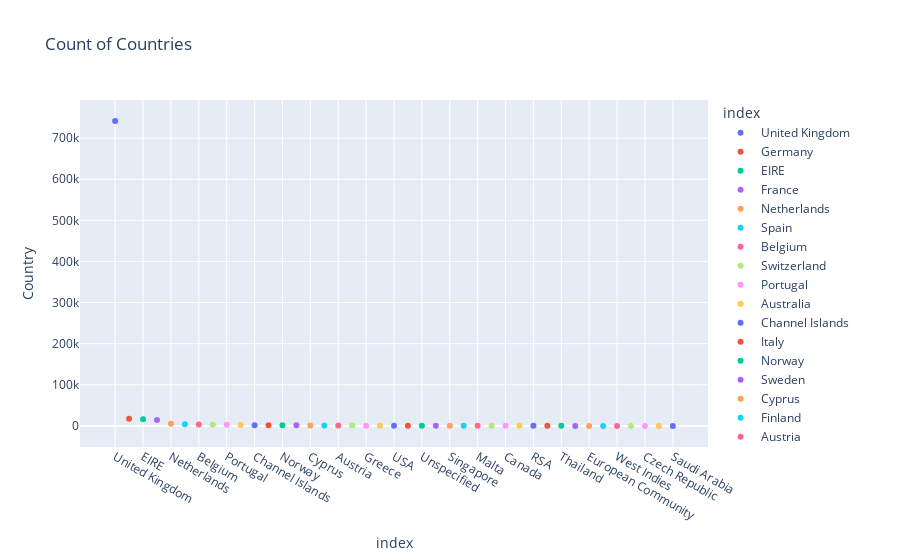

The cell this chart's notebook holds for it:
### Code cell
px.scatter(temp_df, y = "Country", color = names, title = "Count of Countries")

### Figure 1 — Plotly figure (JSON) as saved in the notebook; plotly's stock layout.template omitted (floating-point values rounded to 4 significant figures)
{"data": [{"hovertemplate": "index=%{x}<br>Country=%{y}<extra></extra>", "legendgroup": "United Kingdom", "marker": {"color": "#636efa", "symbol": "circle"}, "mode": "markers", "name": "United Kingdom", "orientation": "v", "showlegend": true, "type": "scatter", "x": ["United Kingdom"], "xaxis": "x", "y": [741301], "yaxis": "y"}, {"hovertemplate": "index=%{x}<br>Country=%{y}<extra></extra>", "legendgroup": "Germany", "marker": {"color": "#EF553B", "symbol": "circle"}, "mode": "markers", "name": "Germany", "orientation": "v", "showlegend": true, "type": "scatter", "x": ["Germany"], "xaxis": "x", "y": [17624], "yaxis": "y"}, {"hovertemplate": "index=%{x}<br>Country=%{y}<extra></extra>", "legendgroup": "EIRE", "marker": {"color": "#00cc96", "symbol": "circle"}, "mode": "markers", "name": "EIRE", "orientation": "v", "showlegend": true, "type": "scatter", "x": ["EIRE"], "xaxis": "x", "y": [16195], "yaxis": "y"}, {"hovertemplate": "index=%{x}<br>Country=%{y}<extra></extra>", "legendgroup": "France", "marker": {"color": "#ab63fa", "symbol": "circle"}, "mode": "markers", "name": "France", "orientation": "v", "showlegend": true, "type": "scatter", "x": ["France"], "xaxis": "x", "y": [14202], "yaxis": "y"}, {"hovertemplate": "index=%{x}<br>Country=%{y}<extra></extra>", "legendgroup": "Netherlands", "marker": {"color": "#FFA15A", "symbol": "circle"}, "mode": "markers", "name": "Netherlands", "orientation": "v", "showlegend": true, "type": "scatter", "x": ["Netherlands"], "xaxis": "x", "y": [5140], "yaxis": "y"}, {"hovertemplate": "index=%{x}<br>Country=%{y}<extra></extra>", "legendgroup": "Spain", "marker": {"color": "#19d3f3", "symbol": "circle"}, "mode": "markers", "name": "Spain", "orientation": "v", "showlegend": true, "type": "scatter", "x": ["Spain"], "xaxis": "x", "y": [3811], "yaxis": "y"}, {"hovertemplate": "index=%{x}<br>Country=%{y}<extra></extra>", "legendgroup": "Belgium", "marker": {"color": "#FF6692", "symbol": "circle"}, "mode": "markers", "name": "Belgium", "orientation": "v", "showlegend": true, "type": "scatter", "x": ["Belgium"], "xaxis": "x", "y": [3123], "yaxis": "y"}, {"hovertemplate": "index=%{x}<br>Country=%{y}<extra></extra>", "legendgroup": "Switzerland", "marker": {"color": "#B6E880", "symbol": "circle"}, "mode": "markers", "name": "Switzerland", "orientation": "v", "showlegend": true, "type": "scatter", "x": ["Switzerland"], "xaxis": "x", "y": [3064], "yaxis": "y"}, {"hovertemplate": "index=%{x}<br>Country=%{y}<extra></extra>", "legendgroup": "Portugal", "marker": {"color": "#FF97FF", "symbol": "circle"}, "mode": "markers", "name": "Portugal", "orientation": "v", "showlegend": true, "type": "scatter", "x": ["Portugal"], "xaxis": "x", "y": [2504], "yaxis": "y"}, {"hovertemplate": "index=%{x}<br>Country=%{y}<extra></extra>", "legendgroup": "Australia", "marker": {"color": "#FECB52", "symbol": "circle"}, "mode": "markers", "name": "Australia", "orientation": "v", "showlegend": true, "type": "scatter", "x": ["Australia"], "xaxis": "x", "y": [1913], "yaxis": "y"}, {"hovertemplate": "index=%{x}<br>Country=%{y}<extra></extra>", "legendgroup": "Channel Islands", "marker": {"color": "#636efa", "symbol": "circle"}, "mode": "markers", "name": "Channel Islands", "orientation": "v", "showlegend": true, "type": "scatter", "x": ["Channel Islands"], "xaxis": "x", "y": [1664], "yaxis": "y"}, {"hovertemplate": "index=%{x}<br>Country=%{y}<extra></extra>", "legendgroup": "Italy", "marker": {"color": "#EF553B", "symbol": "circle"}, "mode": "markers", "name": "Italy", "orientation": "v", "showlegend": true, "type": "scatter", "x": ["Italy"], "xaxis": "x", "y": [1534], "yaxis": "y"}, {"hovertemplate": "index=%{x}<br>Country=%{y}<extra></extra>", "legendgroup": "Norway", "marker": {"color": "#00cc96", "symbol": "circle"}, "mode": "markers", "name": "Norway", "orientation": "v", "showlegend": true, "type": "scatter", "x": ["Norway"], "xaxis": "x", "y": [1455], "yaxis": "y"}, {"hovertemplate": "index=%{x}<br>Country=%{y}<extra></extra>", "legendgroup": "Sweden", "marker": {"color": "#ab63fa", "symbol": "circle"}, "mode": "markers", "name": "Sweden", "orientation": "v", "showlegend": true, "type": "scatter", "x": ["Sweden"], "xaxis": "x", "y": [1345], "yaxis": "y"}, {"hovertemplate": "index=%{x}<br>Country=%{y}<extra></extra>", "legendgroup": "Cyprus", "marker": {"color": "#FFA15A", "symbol": "circle"}, "mode": "markers", "name": "Cyprus", "orientation": "v", "showlegend": true, "type": "scatter", "x": ["Cyprus"], "xaxis": "x", "y": [1176], "yaxis": "y"}, {"hovertemplate": "index=%{x}<br>Country=%{y}<extra></extra>", "legendgroup": "Finland", "marker": {"color": "#19d3f3", "symbol": "circle"}, "mode": "markers", "name": "Finland", "orientation": "v", "showlegend": true, "type": "scatter", "x": ["Finland"], "xaxis": "x", "y": [1049], "yaxis": "y"}, {"hovertemplate": "index=%{x}<br>Country=%{y}<extra></extra>", "legendgroup": "Austria", "marker": {"color": "#FF6692", "symbol": "circle"}, "mode": "markers", "name": "Austria", "orientation": "v", "showlegend": true, "type": "scatter", "x": ["Austria"], "xaxis": "x", "y": [938], "yaxis": "y"}, {"hovertemplate": "index=%{x}<br>Country=%{y}<extra></extra>", "legendgroup": "Denmark", "marker": {"color": "#B6E880", "symbol": "circle"}, "mode": "markers", "name": "Denmark", "orientation": "v", "showlegend": true, "type": "scatter", "x": ["Denmark"], "xaxis": "x", "y": [817], "yaxis": "y"}, {"hovertemplate": "index=%{x}<br>Country=%{y}<extra></extra>", "legendgroup": "Greece", "marker": {"color": "#FF97FF", "symbol": "circle"}, "mode": "markers", "name": "Greece", "orientation": "v", "showlegend": true, "type": "scatter", "x": ["Greece"], "xaxis": "x", "y": [663], "yaxis": "y"}, {"hovertemplate": "index=%{x}<br>Country=%{y}<extra></extra>", "legendgroup": "Japan", "marker": {"color": "#FECB52", "symbol": "circle"}, "mode": "markers", "name": "Japan", "orientation": "v", "showlegend": true, "type": "scatter", "x": ["Japan"], "xaxis": "x", "y": [582], "yaxis": "y"}, {"hovertemplate": "index=%{x}<br>Country=%{y}<extra></extra>", "legendgroup": "USA", "marker": {"color": "#636efa", "symbol": "circle"}, "mode": "markers", "name": "USA", "orientation": "v", "showlegend": true, "type": "scatter", "x": ["USA"], "xaxis": "x", "y": [535], "yaxis": "y"}, {"hovertemplate": "index=%{x}<br>Country=%{y}<extra></extra>", "legendgroup": "Poland", "marker": {"color": "#EF553B", "symbol": "circle"}, "mode": "markers", "name": "Poland", "orientation": "v", "showlegend": true, "type": "scatter", "x": ["Poland"], "xaxis": "x", "y": [535], "yaxis": "y"}, {"hovertemplate": "index=%{x}<br>Country=%{y}<extra></extra>", "legendgroup": "Unspecified", "marker": {"color": "#00cc96", "symbol": "circle"}, "mode": "markers", "name": "Unspecified", "orientation": "v", "showlegend": true, "type": "scatter", "x": ["Unspecified"], "xaxis": "x", "y": [524], "yaxis": "y"}, {"hovertemplate": "index=%{x}<br>Country=%{y}<extra></extra>", "legendgroup": "United Arab Emirates", "marker": {"color": "#ab63fa", "symbol": "circle"}, "mode": "markers", "name": "United Arab Emirates", "orientation": "v", "showlegend": true, "type": "scatter", "x": ["United Arab Emirates"], "xaxis": "x", "y": [386], "yaxis": "y"}, {"hovertemplate": "index=%{x}<br>Country=%{y}<extra></extra>", "legendgroup": "Singapore", "marker": {"color": "#FFA15A", "symbol": "circle"}, "mode": "markers", "name": "Singapore", "orientation": "v", "showlegend": true, "type": "scatter", "x": ["Singapore"], "xaxis": "x", "y": [346], "yaxis": "y"}, {"hovertemplate": "index=%{x}<br>Country=%{y}<extra></extra>", "legendgroup": "Israel", "marker": {"color": "#19d3f3", "symbol": "circle"}, "mode": "markers", "name": "Israel", "orientation": "v", "showlegend": true, "type": "scatter", "x": ["Israel"], "xaxis": "x", "y": [324], "yaxis": "y"}, {"hovertemplate": "index=%{x}<br>Country=%{y}<extra></extra>", "legendgroup": "Malta", "marker": {"color": "#FF6692", "symbol": "circle"}, "mode": "markers", "name": "Malta", "orientation": "v", "showlegend": true, "type": "scatter", "x": ["Malta"], "xaxis": "x", "y": [299], "yaxis": "y"}, {"hovertemplate": "index=%{x}<br>Country=%{y}<extra></extra>", "legendgroup": "Iceland", "marker": {"color": "#B6E880", "symbol": "circle"}, "mode": "markers", "name": "Iceland", "orientation": "v", "showlegend": true, "type": "scatter", "x": ["Iceland"], "xaxis": "x", "y": [253], "yaxis": "y"}, {"hovertemplate": "index=%{x}<br>Country=%{y}<extra></extra>", "legendgroup": "Canada", "marker": {"color": "#FF97FF", "symbol": "circle"}, "mode": "markers", "name": "Canada", "orientation": "v", "showlegend": true, "type": "scatter", "x": ["Canada"], "xaxis": "x", "y": [228], "yaxis": "y"}, {"hovertemplate": "index=%{x}<br>Country=%{y}<extra></extra>", "legendgroup": "Lithuania", "marker": {"color": "#FECB52", "symbol": "circle"}, "mode": "markers", "name": "Lithuania", "orientation": "v", "showlegend": true, "type": "scatter", "x": ["Lithuania"], "xaxis": "x", "y": [189], "yaxis": "y"}, {"hovertemplate": "index=%{x}<br>Country=%{y}<extra></extra>", "legendgroup": "RSA", "marker": {"color": "#636efa", "symbol": "circle"}, "mode": "markers", "name": "RSA", "orientation": "v", "showlegend": true, "type": "scatter", "x": ["RSA"], "xaxis": "x", "y": [123], "yaxis": "y"}, {"hovertemplate": "index=%{x}<br>Country=%{y}<extra></extra>", "legendgroup": "Brazil", "marker": {"color": "#EF553B", "symbol": "circle"}, "mode": "markers", "name": "Brazil", "orientation": "v", "showlegend": true, "type": "scatter", "x": ["Brazil"], "xaxis": "x", "y": [94], "yaxis": "y"}, {"hovertemplate": "index=%{x}<br>Country=%{y}<extra></extra>", "legendgroup": "Thailand", "marker": {"color": "#00cc96", "symbol": "circle"}, "mode": "markers", "name": "Thailand", "orientation": "v", "showlegend": true, "type": "scatter", "x": ["Thailand"], "xaxis": "x", "y": [76], "yaxis": "y"}, {"hovertemplate": "index=%{x}<br>Country=%{y}<extra></extra>", "legendgroup": "Korea", "marker": {"color": "#ab63fa", "symbol": "circle"}, "mode": "markers", "name": "Korea", "orientation": "v", "showlegend": true, "type": "scatter", "x": ["Korea"], "xaxis": "x", "y": [63], "yaxis": "y"}, {"hovertemplate": "index=%{x}<br>Country=%{y}<extra></extra>", "legendgroup": "European Community", "marker": {"color": "#FFA15A", "symbol": "circle"}, "mode": "markers", "name": "European Community", "orientation": "v", "showlegend": true, "type": "scatter", "x": ["European Community"], "xaxis": "x", "y": [61], "yaxis": "y"}, {"hovertemplate": "index=%{x}<br>Country=%{y}<extra></extra>", "legendgroup": "Bahrain", "marker": {"color": "#19d3f3", "symbol": "circle"}, "mode": "markers", "name": "Bahrain", "orientation": "v", "showlegend": true, "type": "scatter", "x": ["Bahrain"], "xaxis": "x", "y": [59], "yaxis": "y"}, {"hovertemplate": "index=%{x}<br>Country=%{y}<extra></extra>", "legendgroup": "West Indies", "marker": {"color": "#FF6692", "symbol": "circle"}, "mode": "markers", "name": "West Indies", "orientation": "v", "showlegend": true, "type": "scatter", "x": ["West Indies"], "xaxis": "x", "y": [54], "yaxis": "y"}, {"hovertemplate": "index=%{x}<br>Country=%{y}<extra></extra>", "legendgroup": "Lebanon", "marker": {"color": "#B6E880", "symbol": "circle"}, "mode": "markers", "name": "Lebanon", "orientation": "v", "showlegend": true, "type": "scatter", "x": ["Lebanon"], "xaxis": "x", "y": [45], "yaxis": "y"}, {"hovertemplate": "index=%{x}<br>Country=%{y}<extra></extra>", "legendgroup": "Czech Republic", "marker": {"color": "#FF97FF", "symbol": "circle"}, "mode": "markers", "name": "Czech Republic", "orientation": "v", "showlegend": true, "type": "scatter", "x": ["Czech Republic"], "xaxis": "x", "y": [30], "yaxis": "y"}, {"hovertemplate": "index=%{x}<br>Country=%{y}<extra></extra>", "legendgroup": "Nigeria", "marker": {"color": "#FECB52", "symbol": "circle"}, "mode": "markers", "name": "Nigeria", "orientation": "v", "showlegend": true, "type": "scatter", "x": ["Nigeria"], "xaxis": "x", "y": [30], "yaxis": "y"}, {"hovertemplate": "index=%{x}<br>Country=%{y}<extra></extra>", "legendgroup": "Saudi Arabia", "marker": {"color": "#636efa", "symbol": "circle"}, "mode": "markers", "name": "Saudi Arabia", "orientation": "v", "showlegend": true, "type": "scatter", "x": ["Saudi Arabia"], "xaxis": "x", "y": [10], "yaxis": "y"}], "layout": {"legend": {"title": {"text": "index"}, "tracegroupgap": 0}, "title": {"text": "Count of Countries"}, "xaxis": {"anchor": "y", "categoryarray": ["United Kingdom", "Germany", "EIRE", "France", "Netherlands", "Spain", "Belgium", "Switzerland", "Portugal", "Australia", "Channel Islands", "Italy", "Norway", "Sweden", "Cyprus", "Finland", "Austria", "Denmark", "Greece", "Japan", "USA", "Poland", "Unspecified", "United Arab Emirates", "Singapore", "Israel", "Malta", "Iceland", "Canada", "Lithuania", "RSA", "Brazil", "Thailand", "Korea", "European Community", "Bahrain", "West Indies", "Lebanon", "Czech Republic", "Nigeria", "Saudi Arabia"], "categoryorder": "array", "domain": [0, 1], "title": {"text": "index"}}, "yaxis": {"anchor": "x", "domain": [0, 1], "title": {"text": "Country"}}}}
